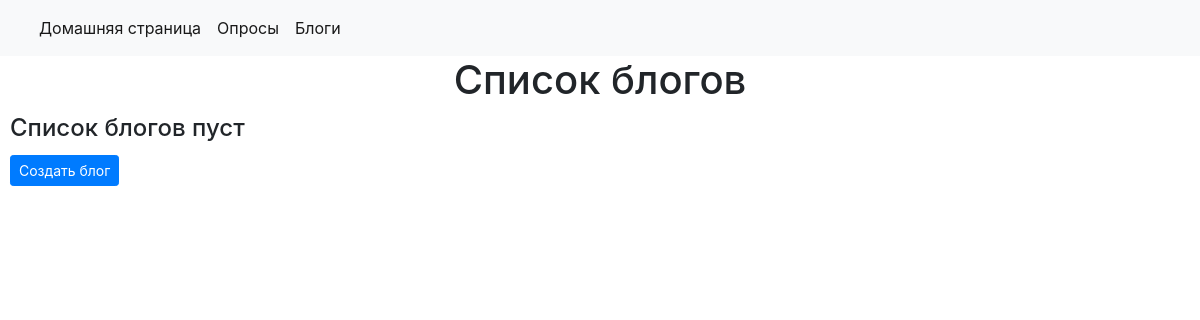
Page /blogs/ on the earlier database version.
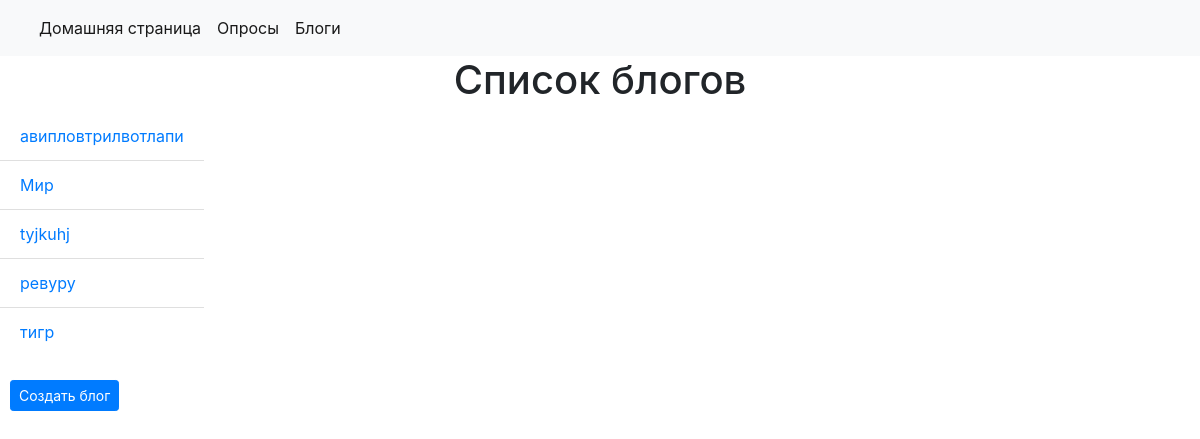
Same page on the later database version.
### blogs/models.py (models this page shows, shortened)
class Blog(models.Model):
    title = models.CharField(max_length=200, verbose_name="Заголовок")
    content = models.TextField(verbose_name="Содержание")
    pub_date = models.DateTimeField(default=timezone.now(), verbose_name="Дата публикации")
    image = models.ImageField(upload_to='images/', verbose_name="Картинка")

### blogs/views.py (the view)
# urls.py: path('', views.IndexView.as_view(), name='index'),
class IndexView(generic.ListView):
    template_name = 'blogs/index.html'
    context_object_name = 'latest_blog_list'
    def get_queryset(self):
        return Blog.objects.filter(pub_date__lte=timezone.now()).order_by('-pub_date')[:5]

### blogs/templates/blogs/index.html
{% extends 'polls/navbar.html' %}
{% block content %}
{% if latest_blog_list %}
<h1 align="center">Список блогов</h1>
<div class="container row">
    <ul class="list-group list-group-flush">
    {% for blog in latest_blog_list %}
        <li class="list-group-item">
            <a href="{% url 'blogs:detail' blog.id %}">{{ blog.title }}</a>
        </li>
    {% endfor %}
    </ul>
</div>
<div class="container">
    <a class="btn btn-primary btn-sm btn-lg" style="position:absolute; top: 380px; left: 10px"
               onclick="document.location='../../blogs/create'">Создать блог</a>
</div>
{% else %}
<h1 align="center">Список блогов</h1>
<h4 style="margin: 10px">Список блогов пуст</h4>
<a class="btn btn-primary btn-sm btn-lg" style="position:absolute; top: 155px; left: 10px"
               onclick="document.location='../../blogs/create'">Создать блог</a>
{% endif %}
{% endblock %}

Differences in the rows shown:
added Blog: title "авипловтрилвотлапи"
added Blog: title "Мир"
added Blog: title "tyjkuhj"
added Blog: title "ревуру"
added Blog: title "тигр"
Other differences:
text no longer shown: "Список блогов пуст"
